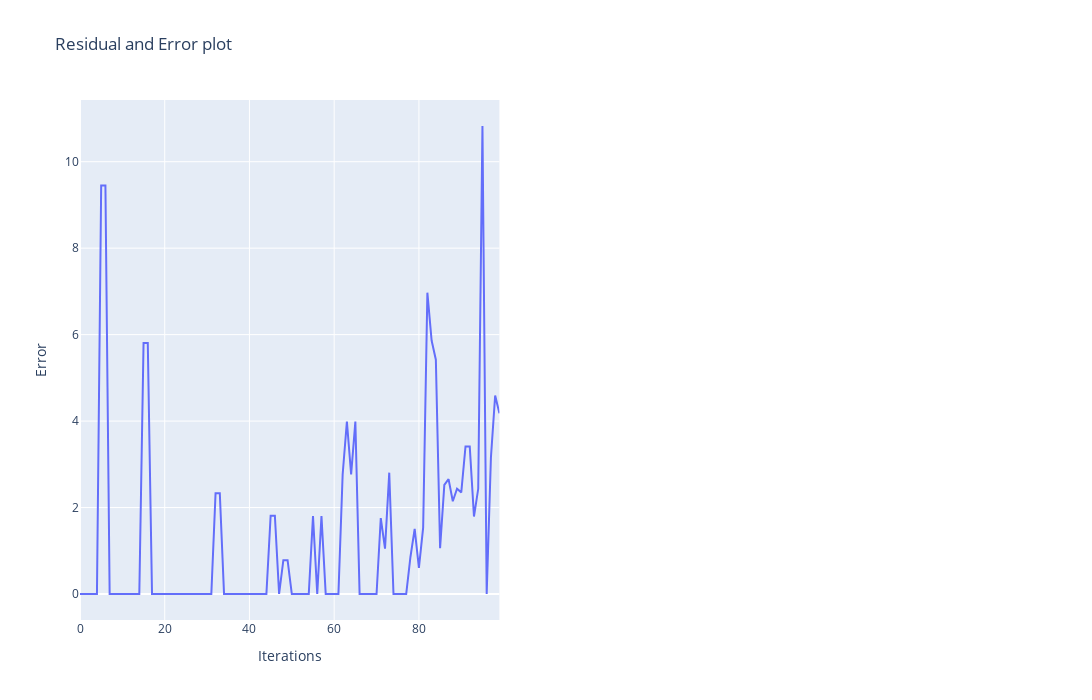

Write notebook code for a chart like this one.
### Code cell
# Run the algorithm.
from plotly.subplots import make_subplots
import plotly.graph_objects as go
fig = make_subplots(rows=1, cols=2,
    shared_xaxes=False)

fig.add_trace(
    go.Scatter(x=list(range(0,len(errs))), y=errs,name="Errors"),
    row=1, col=1
)

fig.update_xaxes(title_text="Iterations", row=1, col=1)
fig.update_yaxes(title_text="Error", row=1, col=1)
fig.update_layout(height=700, width=1600,title_text="Residual and Error plot")
fig.show()

### Figure 1 — Plotly figure (JSON) as saved in the notebook; plotly's stock layout.template omitted (floating-point values rounded to 4 significant figures)
{"data": [{"name": "Errors", "type": "scatter", "x": [0, 1, 2, 3, 4, 5, 6, 7, 8, 9, 10, 11, 12, 13, 14, 15, 16, 17, 18, 19, 20, 21, 22, 23, 24, 25, 26, 27, 28, 29, 30, 31, 32, 33, 34, 35, 36, 37, 38, 39, 40, 41, 42, 43, 44, 45, 46, 47, 48, 49, 50, 51, 52, 53, 54, 55, 56, 57, 58, 59, 60, 61, 62, 63, 64, 65, 66, 67, 68, 69, 70, 71, 72, 73, 74, 75, 76, 77, 78, 79, 80, 81, 82, 83, 84, 85, 86, 87, 88, 89, 90, 91, 92, 93, 94, 95, 96, 97, 98, 99], "xaxis": "x", "y": [4.547e-13, 3.07e-12, 1.705e-12, 1.137e-13, 2.842e-13, 9.448, 9.448, 1.705e-13, 2.274e-13, 2.728e-12, 1.137e-13, 3.411e-13, 1.506e-12, 7.958e-13, 1.052e-12, 5.804, 5.804, 7.958e-13, 4.547e-13, 1.137e-12, 1.393e-12, 3.695e-13, 2.274e-13, 3.695e-13, 1.45e-12, 2.586e-12, 8.242e-13, 7.39e-13, 0, 1.705e-13, 4.263e-13, 5.684e-14, 2.329, 2.329, 1.705e-13, 2.416e-13, 4.263e-14, 8.527e-14, 1.279e-13, 8.527e-14, 1.705e-13, 5.258e-13, 1.364e-12, 3.695e-13, 4.263e-13, 1.809, 1.809, 2.558e-13, 0.782, 0.782, 3.268e-13, 3.126e-13, 9.237e-14, 6.395e-14, 0, 1.802, 4.69e-13, 1.802, 7.816e-14, 2.274e-13, 7.603e-13, 1.137e-13, 2.765, 3.991, 2.765, 3.991, 4.974e-14, 4.974e-14, 1.386e-13, 7.816e-14, 1.776e-14, 1.758, 1.049, 2.806, 1.421e-14, 3.375e-14, 4.796e-14, 6.928e-14, 0.8563, 1.507, 0.6037, 1.537, 6.97, 5.863, 5.419, 1.061, 2.524, 2.658, 2.146, 2.434, 2.351, 3.413, 3.41, 1.792, 2.434, 10.83, 1.793e-14, 3.16, 4.592, 4.18], "yaxis": "y"}], "layout": {"height": 700, "title": {"text": "Residual and Error plot"}, "width": 1600, "xaxis": {"anchor": "y", "domain": [0, 0.45], "title": {"text": "Iterations"}}, "xaxis2": {"anchor": "y2", "domain": [0.55, 1]}, "yaxis": {"anchor": "x", "domain": [0, 1], "title": {"text": "Error"}}, "yaxis2": {"anchor": "x2", "domain": [0, 1]}}}
